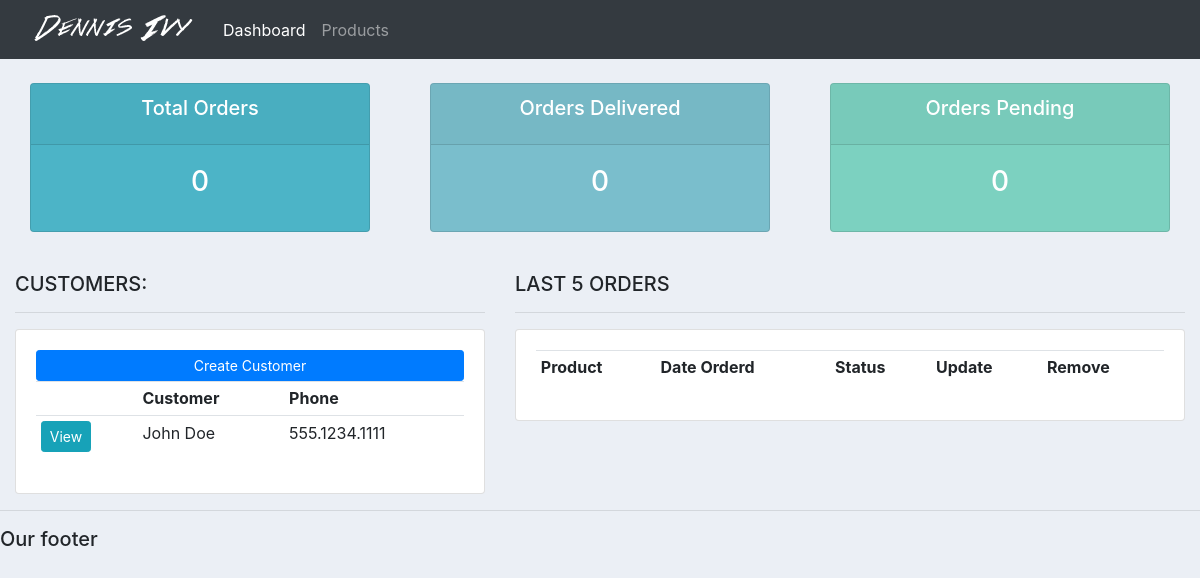
The app's page /, older data.
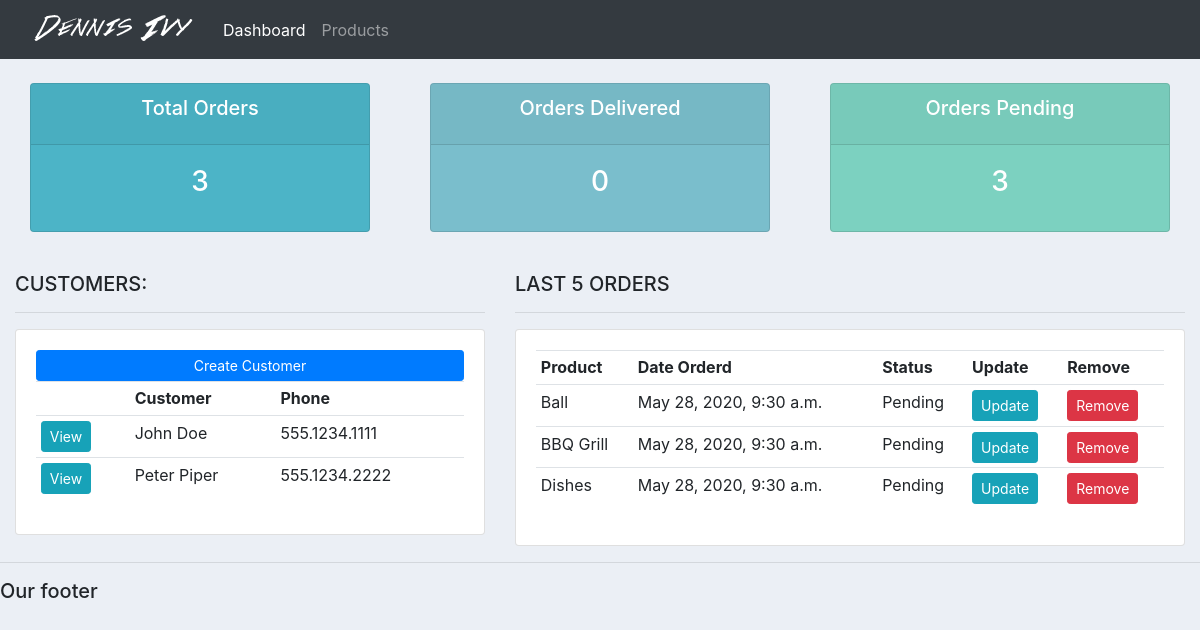
The same page, newer data.
### accounts/models.py (models this page shows, shortened)
class Customer(models.Model):
    name = models.CharField(max_length=200, null=True)
    phone = models.CharField(max_length=200, null=True)
    email = models.CharField(max_length=200, null=True)
    date_created = models.DateTimeField(auto_now_add=True, null=True)

class Order(models.Model):
    STATUS = (
        ('Pending', 'Pending'),
        ('Out for delivery', 'Out for delivery'),
        ('Delivered', 'Delivered'),
    )
    customer = models.ForeignKey(Customer, null=True, on_delete=models.SET_NULL)
    product = models.ForeignKey(Product, null=True, on_delete=models.SET_NULL)
    date_created = models.DateTimeField(auto_now_add=True, null=True)
    status = models.CharField(max_length=200, null=True, choices=STATUS)
    note = models.CharField(max_length=200, null=True)

class Product(models.Model):
    CATEGORY = (
        ('Indoor', 'Indoor'),
        ('Out Door', 'Out Door'),
    )
    name = models.CharField(max_length=200, null=True)
    price = models.FloatField()
    category = models.CharField(max_length=200, null=True, choices=CATEGORY)
    description = models.CharField(max_length=200, null=True, blank=True)
    date_created = models.DateTimeField(auto_now_add=True, null=True)
    tags = models.ManyToManyField(Tag)
    def __str__(self):
        return self.name

### accounts/views.py (the view)
# urls.py: path('', views.home, name="home"),
def home(request):
    customers = Customer.objects.all()
    orders = Order.objects.all()
    total_orders = orders.count()
    delivered = orders.filter(status='Delivered').count()
    pending = orders.filter(status='Pending').count()
    context = {'customers': customers, 'orders': orders,
               'total_orders': total_orders, 'delivered': delivered,
               'pending': pending}
    return render(request, 'accounts/dashboard.html', context)

### accounts/templates/accounts/dashboard.html
{% extends 'accounts/main.html' %}
{% block content %}
    {% include 'accounts/status.html' %}
    <br>
    <div class="row">
        <div class="col-md-5">
            <h5>CUSTOMERS:</h5>
            <hr>
            <div class="card card-body">
                <a class="btn btn-primary  btn-sm btn-block" href="">Create Customer</a>
                <table class="table table-sm">
                    <tr>
                        <th></th>
                        <th>Customer</th>
                        <th>Phone</th>
                    </tr>
                    {% for customer in customers %}
                        <tr>
                            <td><a class="btn btn-sm btn-info" href="{% url 'customer' customer.id %}">View</a></td>
                            <td>{{ customer.name }}</td>
                            <td>{{ customer.phone }}</td>
                        </tr>
                    {% endfor %}
                </table>
            </div>
        </div>
        <div class="col-md-7">
            <h5>LAST 5 ORDERS</h5>
            <hr>
            <div class="card card-body">
                <table class="table table-sm">
                    <tr>
                        <th>Product</th>
                        <th>Date Orderd</th>
                        <th>Status</th>
                        <th>Update</th>
                        <th>Remove</th>
                    </tr>
                    {% for order in orders %}
                        <tr>
                            <td>{{ order.product }}</td>
                            <td>{{ order.date_created }}</td>
                            <td>{{ order.status }}</td>
                            <td><a class="btn btn-sm btn-info" href="{% url 'update_order' order.id %}">Update</a></td>
                            <td><a class="btn btn-sm btn-danger" href="{% url 'delete_order' order.id %}">Remove</a>
                            </td>
                        </tr>
                    {% endfor %}
                </table>
            </div>
        </div>
    </div>
{% endblock %}

### accounts/templates/accounts/main.html (shortened to what this page needs)
{% load static %}
<!DOCTYPE html>
<html>
<head>
	<link rel="stylesheet" href="https://stackpath.bootstrapcdn.com/bootstrap/4.3.1/css/bootstrap.min.css">
	<link rel="stylesheet" href="{% static 'css/main.css' %}">
</head>
<body>
	{%  include 'accounts/navbar.html' %}
	<div class="container-fluid">
	{% block content %}
	{% endblock %}
    </div>
	<hr>
	<h5>Our footer</h5>
</body>
</html>

### accounts/templates/accounts/navbar.html (shortened to what this page needs)
{% load static %}
<nav class="navbar navbar-expand-lg navbar-dark bg-dark">
   <img src="{% static 'images/logo.png'%}" alt="">
    <div class="collapse navbar-collapse" id="navbarNav">
      <ul class="navbar-nav">
        <li class="nav-item active">
          <a class="nav-link" href="{% url 'home' %}">Dashboard</a>
        </li>
        <li class="nav-item">
          <a class="nav-link" href="{% url 'products' %}">Products</a>
        </li>
      </ul>
    </div>
  </nav>

### accounts/templates/accounts/status.html
<br>
<div class="row">
    <div class="col">
        <div class="col-md">
            <div class="card text-center text-white  mb-3" id="total-orders">
                <div class="card-header">
                    <h5 class="card-title">Total Orders</h5>
                </div>
                <div class="card-body">
                    <h3 class="card-title">{{ total_orders }}</h3>
                </div>
            </div>
        </div>
    </div>
    <div class="col">
        <div class="col-md">
            <div class="card text-center text-white  mb-3" id="orders-delivered">
                <div class="card-header">
                    <h5 class="card-title">Orders Delivered</h5>
                </div>
                <div class="card-body">
                    <h3 class="card-title">{{ delivered }}</h3>
                </div>
            </div>
        </div>
    </div>
    <div class="col">
        <div class="col-md">
            <div class="card text-center text-white  mb-3" id="orders-pending">
                <div class="card-header">
                    <h5 class="card-title">Orders Pending</h5>
                </div>
                <div class="card-body">
                    <h3 class="card-title">{{ pending }}</h3>
                </div>
            </div>
        </div>
    </div>
</div>

### static/css/main.css (style rules this page uses)
body { background-color: #ebeff5; }
#total-orders { background-color: #4cb4c7; }
#orders-delivered { background-color: #7abecc; }
#orders-pending { background-color: #7CD1C0; }

Row changes from the older to the newer data that the page shows:
added Customer: name "Peter Piper", phone "555.1234.2222"
added Order: product "Ball", date_created "May 28, 2020, 9:30 a.m.", status "Pending"
added Order: product "BBQ Grill", date_created "May 28, 2020, 9:30 a.m.", status "Pending"
added Order: product "Dishes", date_created "May 28, 2020, 9:30 a.m.", status "Pending"
Text that changed along with them:
{{ total_orders }}: "0" → "3"
{{ pending }}: "0" → "3"
